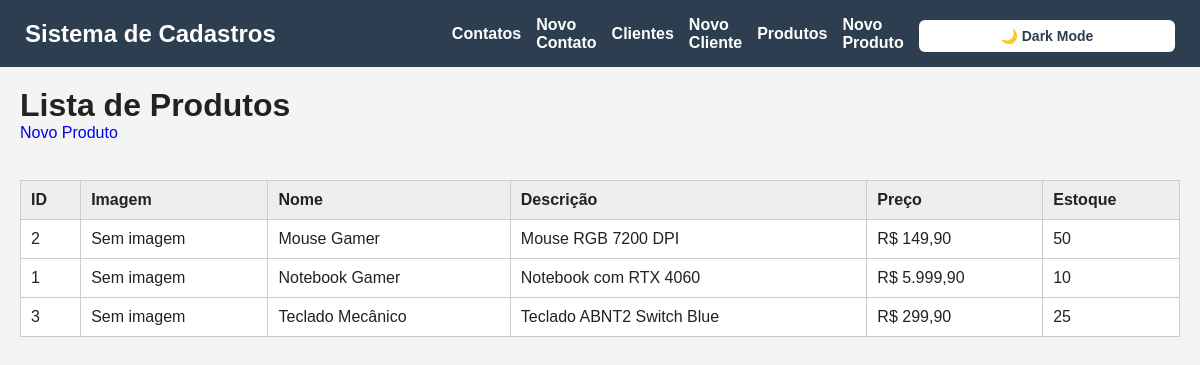
/produtos.php, run on the app's committed database.
### tables this page shows
CREATE TABLE produtos (
    id INT AUTO_INCREMENT PRIMARY KEY,
    nome VARCHAR(100) NOT NULL,
    descricao TEXT,
    preco DECIMAL(10,2) NOT NULL,
    estoque INT NOT NULL,
    created_at TIMESTAMP DEFAULT CURRENT_TIMESTAMP
);

### funcoes_produtos.php (the view, shortened to what this page needs)
<?php
function obterProdutos(PDO $pdo): array {
    $stmt = $pdo->query(
        'SELECT * FROM produtos ORDER BY nome'
    );
    return $stmt->fetchAll();
}
function exibirTabelaProdutos(array $produtos): void {
    echo "<table border='1' cellpadding='10'>";
    echo "
        <thead>
            <tr>
                <th>ID</th>
                <th>Imagem</th>
                <th>Nome</th>
                <th>Descrição</th>
                <th>Preço</th>
                <th>Estoque</th>
            </tr>
        </thead>
    ";
    echo "<tbody>";
    foreach ($produtos as $produto) {
        $id = htmlspecialchars($produto['id']);
        $nome = htmlspecialchars($produto['nome']);
        $descricao = htmlspecialchars($produto['descricao']);
        $preco = number_format($produto['preco'], 2, ',', '.');
        $estoque = htmlspecialchars($produto['estoque']);
        $imagem = $produto['imagem']
            ? "uploads/" . htmlspecialchars($produto['imagem'])
            : '';
        echo "<tr>";
        echo "<td>$id</td>";
        echo "<td>";
        if ($imagem) {
            echo "
                <img
                    src='$imagem'
                    width='80'
                    height='80'
                    style='object-fit:cover; border-radius:8px;'
                >
            ";
        } else {
            echo "Sem imagem";
        }
        echo "</td>";
        echo "<td>$nome</td>";
        echo "<td>$descricao</td>";
        echo "<td>R$ $preco</td>";
        echo "<td>$estoque</td>";
        echo "</tr>";
    }
    echo "</tbody>";
    echo "</table>";
}
?>

### cabecalho.php (style rules this page uses)
* { margin: 0; padding: 0; box-sizing: border-box; }
body { font-family: Arial, sans-serif; background-color: #f4f4f4; color: #222; transition: 0.3s; }
table { border-collapse: collapse; width: 100%; margin-top: 20px; background: white; }
th, td { border: 1px solid #ccc; padding: 10px; text-align: left; }
th { background-color: #eee; }

### data on the page
produtos: id "2", shows "Sem imagem", nome "Mouse Gamer", descricao "Mouse RGB 7200 DPI", preco "149,90", estoque "50"
produtos: id "1", shows "Sem imagem", nome "Notebook Gamer", descricao "Notebook com RTX 4060", preco "5.999,90", estoque "10"
produtos: id "3", shows "Sem imagem", nome "Teclado Mecânico", descricao "Teclado ABNT2 Switch Blue", preco "299,90", estoque "25"
